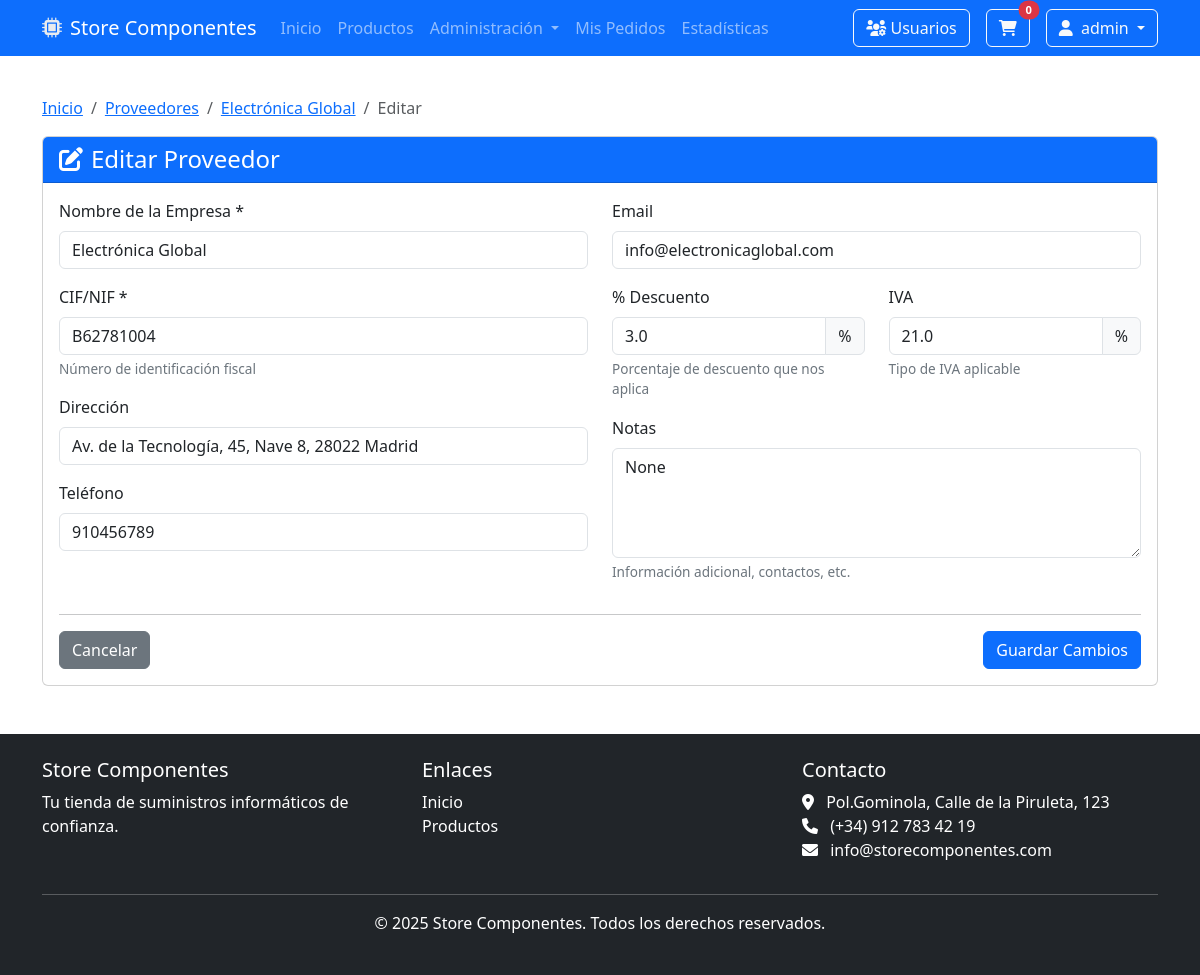
Page /proveedores/2/editar (signed in) on the committed database.
### tables this page shows
CREATE TABLE proveedores (
    id INTEGER PRIMARY KEY AUTOINCREMENT,
    nombre TEXT NOT NULL,
    cif TEXT UNIQUE NOT NULL,
    direccion TEXT,
    telefono TEXT,
    email TEXT,
    porcentaje_descuento REAL DEFAULT 0,
    iva REAL DEFAULT 21,
    notas TEXT
);

### main.py (the view, shortened to what this page needs)
@app.route('/proveedores/<int:proveedor_id>/editar', methods=['GET', 'POST'])
def editar_proveedor(proveedor_id):
    if not session.get('es_admin'):
        flash('No tienes permisos para acceder a esta página', 'danger')
        return redirect(url_for('home'))
    proveedor = Proveedor.get_by_id(proveedor_id)
    if not proveedor:
        flash('Proveedor no encontrado', 'danger')
        return redirect(url_for('listar_proveedores'))
    return render_template('proveedores/proveedores_editar.html', proveedor=proveedor)

### db.py (called while the page is built)
def crear_directorio_db():
    if not os.path.exists(DB_DIR):
        os.makedirs(DB_DIR)

def get_db_connection():
    crear_directorio_db()
    conn = sqlite3.connect(DB_PATH)
    conn.row_factory = sqlite3.Row  # Para acceder a las columnas por nombre
    return conn

@contextmanager
def get_db():
    conn = get_db_connection()
    try:
        yield conn
        conn.commit()
    except Exception as e:
        conn.rollback()
        raise e
    finally:
        conn.close()

### main.py (called while the page is built)
@app.context_processor
def inject_context():
    return {
        'now': datetime.datetime.now()
    }

### models.py (called while the page is built)
    @classmethod
    def get_by_id(cls, proveedor_id):
        with get_db() as conn:
            cursor = conn.cursor()
            cursor.execute("SELECT * FROM proveedores WHERE id = ?", (proveedor_id,))
            row = cursor.fetchone()
            if row:
                return cls(
                    id=row['id'],
                    nombre=row['nombre'],
                    cif=row['cif'],
                    direccion=row['direccion'],
                    telefono=row['telefono'],
                    email=row['email'],
                    porcentaje_descuento=row['porcentaje_descuento'],
                    iva=row['iva'],
                    notas=row['notas']
                )
            return None

### templates/proveedores/proveedores_editar.html (shortened to what this page needs)
{% extends 'base.html' %}
{% block content %}
<div class="container mt-4">
    <nav aria-label="breadcrumb">
        <ol class="breadcrumb">
            <li class="breadcrumb-item"><a href="{{ url_for('home') }}">Inicio</a></li>
            <li class="breadcrumb-item"><a href="{{ url_for('listar_proveedores') }}">Proveedores</a></li>
            <li class="breadcrumb-item"><a href="{{ url_for('ver_proveedor', proveedor_id=proveedor.id) }}">{{ proveedor.nombre }}</a></li>
            <li class="breadcrumb-item active">Editar</li>
        </ol>
    </nav>
    <div class="card">
        <div class="card-header bg-primary text-white">
            <h4 class="mb-0"><i class="fas fa-edit me-2"></i>Editar Proveedor</h4>
        </div>
        <div class="card-body">
            <form method="POST" action="{{ url_for('editar_proveedor', proveedor_id=proveedor.id) }}">
                <div class="row">
                    <div class="col-md-6">
                        <div class="mb-3">
                            <label for="nombre" class="form-label">Nombre de la Empresa *</label>
                            <input type="text" class="form-control" id="nombre" name="nombre" value="{{ proveedor.nombre }}" required>
                        </div>
                        <div class="mb-3">
                            <label for="cif" class="form-label">CIF/NIF *</label>
                            <input type="text" class="form-control" id="cif" name="cif" value="{{ proveedor.cif }}" required>
                            <div class="form-text">Número de identificación fiscal</div>
                        </div>
                        <div class="mb-3">
                            <label for="direccion" class="form-label">Dirección</label>
                            <input type="text" class="form-control" id="direccion" name="direccion" value="{{ proveedor.direccion }}">
                        </div>
                        <div class="mb-3">
                            <label for="telefono" class="form-label">Teléfono</label>
                            <input type="tel" class="form-control" id="telefono" name="telefono" value="{{ proveedor.telefono }}">
                        </div>
                    </div>
                    <div class="col-md-6">
                        <div class="mb-3">
                            <label for="email" class="form-label">Email</label>
                            <input type="email" class="form-control" id="email" name="email" value="{{ proveedor.email }}">
                        </div>
                        <div class="row">
                            <div class="col-md-6">
                                <div class="mb-3">
                                    <label for="porcentaje_descuento" class="form-label">% Descuento</label>
                                    <div class="input-group">
                                        <input type="number" class="form-control" id="porcentaje_descuento" name="porcentaje_descuento" min="0" max="100" step="0.01" value="{{ proveedor.porcentaje_descuento }}">
                                        <span class="input-group-text">%</span>
                                    </div>
                                    <div class="form-text">Porcentaje de descuento que nos aplica</div>
                                </div>
                            </div>
                            <div class="col-md-6">
                                <div class="mb-3">
                                    <label for="iva" class="form-label">IVA</label>
                                    <div class="input-group">
                                        <input type="number" class="form-control" id="iva" name="iva" min="0" max="100" step="0.01" value="{{ proveedor.iva }}">
                                        <span class="input-group-text">%</span>
                                    </div>
                                    <div class="form-text">Tipo de IVA aplicable</div>
                                </div>
                            </div>
                        </div>
                        <div class="mb-3">
                            <label for="notas" class="form-label">Notas</label>
                            <textarea class="form-control" id="notas" name="notas" rows="4">{{ proveedor.notas }}</textarea>
                            <div class="form-text">Información adicional, contactos, etc.</div>
                        </div>
                    </div>
                </div>
                <hr>
                <div class="d-flex justify-content-between">
                    <div>
                        <a href="{{ url_for('ver_proveedor', proveedor_id=proveedor.id) }}" class="btn btn-secondary">Cancelar</a>
                    </div>
                    <div>
                        <button type="submit" class="btn btn-primary">Guardar Cambios</button>
                    </div>
                </div>
            </form>
        </div>
    </div>
</div>
{% endblock %}

### static/css/styles.css (style rules this page uses)
body { min-height: 100vh; display: flex; flex-direction: column; }
.form-text { color: #6c757d; font-size: 0.85rem; }

### rows in the picture
proveedores: nombre "Electrónica Global", cif "B62781004", direccion "Av. de la Tecnología, 45, Nave 8, 28022 Madrid", telefono "910456789", email "info@electronicaglobal.com", porcentaje_descuento "3.0", iva "21.0"

### other values in the picture
{{ session.get('username', 'Usuario') }} "admin"
